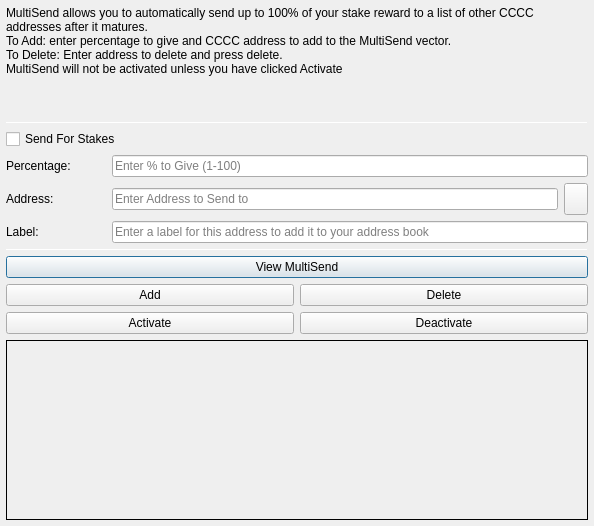
<?xml version="1.0" encoding="UTF-8"?>
<ui version="4.0">
 <class>MultiSendDialog</class>
 <widget class="QDialog" name="MultiSendDialog">
  <property name="windowModality">
   <enum>Qt::NonModal</enum>
  </property>
  <property name="geometry">
   <rect>
    <x>0</x>
    <y>0</y>
    <width>594</width>
    <height>526</height>
   </rect>
  </property>
  <property name="windowTitle">
   <string>MultiSend</string>
  </property>
  <layout class="QVBoxLayout" name="verticalLayout" stretch="0">
   <property name="leftMargin">
    <number>6</number>
   </property>
   <property name="topMargin">
    <number>6</number>
   </property>
   <property name="rightMargin">
    <number>6</number>
   </property>
   <property name="bottomMargin">
    <number>6</number>
   </property>
   <item>
    <layout class="QVBoxLayout" name="verticalLayout_Main" stretch="1,1,1,0,1,1,1">
     <item>
      <widget class="QLabel" name="label_2">
       <property name="lineWidth">
        <number>1</number>
       </property>
       <property name="text">
        <string>MultiSend allows you to automatically send up to 100% of your stake reward to a list of other CCCC addresses after it matures.
To Add: enter percentage to give and CCCC address to add to the MultiSend vector.
To Delete: Enter address to delete and press delete.
MultiSend will not be activated unless you have clicked Activate</string>
       </property>
       <property name="alignment">
        <set>Qt::AlignLeading|Qt::AlignLeft|Qt::AlignTop</set>
       </property>
       <property name="wordWrap">
        <bool>true</bool>
       </property>
      </widget>
     </item>
     <item>
      <widget class="Line" name="line">
       <property name="minimumSize">
        <size>
         <width>0</width>
         <height>1</height>
        </size>
       </property>
       <property name="maximumSize">
        <size>
         <width>16777215</width>
         <height>1</height>
        </size>
       </property>
       <property name="orientation">
        <enum>Qt::Horizontal</enum>
       </property>
      </widget>
     </item>
     <item>
      <layout class="QVBoxLayout" name="verticalLayout_Settings">
       <item>
        <layout class="QHBoxLayout" name="horizontalLayout">
         <item>
          <widget class="QCheckBox" name="multiSendStakeCheckBox">
           <property name="text">
            <string>Send For Stakes</string>
           </property>
          </widget>
         </item>
        </layout>
       </item>
       <item>
        <layout class="QHBoxLayout" name="horizontalLayout_6">
         <item>
          <widget class="QLabel" name="label">
           <property name="minimumSize">
            <size>
             <width>100</width>
             <height>0</height>
            </size>
           </property>
           <property name="toolTip">
            <string>Percentage of stake to send</string>
           </property>
           <property name="text">
            <string>Percentage:</string>
           </property>
          </widget>
         </item>
         <item>
          <widget class="QLineEdit" name="multiSendPercentEdit">
           <property name="toolTip">
            <string>Enter whole numbers 1 - 100</string>
           </property>
           <property name="placeholderText">
            <string>Enter % to Give (1-100)</string>
           </property>
          </widget>
         </item>
        </layout>
       </item>
       <item>
        <layout class="QHBoxLayout" name="horizontalLayout_7">
         <item>
          <widget class="QLabel" name="label_5">
           <property name="minimumSize">
            <size>
             <width>100</width>
             <height>0</height>
            </size>
           </property>
           <property name="toolTip">
            <string>Address to send portion of stake to</string>
           </property>
           <property name="text">
            <string>Address:</string>
           </property>
          </widget>
         </item>
         <item>
          <widget class="QLineEdit" name="multiSendAddressEdit">
           <property name="toolTip">
            <string/>
           </property>
           <property name="placeholderText">
            <string>Enter Address to Send to</string>
           </property>
          </widget>
         </item>
         <item>
          <widget class="QToolButton" name="addressBookButton">
           <property name="maximumSize">
            <size>
             <width>16777215</width>
             <height>32</height>
            </size>
           </property>
           <property name="toolTip">
            <string>Choose an address from the address book</string>
           </property>
           <property name="text">
            <string/>
           </property>
           <property name="icon">
            <iconset resource="../pivx.qrc">
             <normaloff>:/icons/address-book</normaloff>:/icons/address-book</iconset>
           </property>
           <property name="shortcut">
            <string>Alt+A</string>
           </property>
          </widget>
         </item>
        </layout>
       </item>
      </layout>
     </item>
     <item>
      <layout class="QHBoxLayout" name="horizontalLayout_3">
       <item>
        <widget class="QLabel" name="label_3">
         <property name="minimumSize">
          <size>
           <width>100</width>
           <height>0</height>
          </size>
         </property>
         <property name="text">
          <string>Label:</string>
         </property>
        </widget>
       </item>
       <item>
        <widget class="QLineEdit" name="labelAddressLabelEdit">
         <property name="placeholderText">
          <string>Enter a label for this address to add it to your address book</string>
         </property>
        </widget>
       </item>
      </layout>
     </item>
     <item>
      <widget class="Line" name="line_2">
       <property name="minimumSize">
        <size>
         <width>0</width>
         <height>1</height>
        </size>
       </property>
       <property name="maximumSize">
        <size>
         <width>16777215</width>
         <height>1</height>
        </size>
       </property>
       <property name="orientation">
        <enum>Qt::Horizontal</enum>
       </property>
      </widget>
     </item>
     <item>
      <layout class="QVBoxLayout" name="verticalLayout_Buttons">
       <item>
        <layout class="QHBoxLayout" name="horizontalLayout_4">
         <item>
          <widget class="QPushButton" name="viewButton">
           <property name="toolTip">
            <string/>
           </property>
           <property name="statusTip">
            <string>View MultiSend Vector</string>
           </property>
           <property name="text">
            <string>View MultiSend</string>
           </property>
          </widget>
         </item>
        </layout>
       </item>
       <item>
        <layout class="QHBoxLayout" name="horizontalLayout_2">
         <item>
          <widget class="QPushButton" name="addButton">
           <property name="toolTip">
            <string/>
           </property>
           <property name="statusTip">
            <string>Add to MultiSend Vector</string>
           </property>
           <property name="text">
            <string>Add</string>
           </property>
          </widget>
         </item>
         <item>
          <widget class="QPushButton" name="deleteButton">
           <property name="toolTip">
            <string/>
           </property>
           <property name="statusTip">
            <string>Delete Address From MultiSend Vector</string>
           </property>
           <property name="text">
            <string>Delete</string>
           </property>
          </widget>
         </item>
        </layout>
       </item>
       <item>
        <layout class="QHBoxLayout" name="horizontalLayout_5">
         <item>
          <widget class="QPushButton" name="activateButton">
           <property name="statusTip">
            <string>Activate MultiSend</string>
           </property>
           <property name="text">
            <string>Activate</string>
           </property>
          </widget>
         </item>
         <item>
          <widget class="QPushButton" name="disableButton">
           <property name="statusTip">
            <string>Deactivate MultiSend</string>
           </property>
           <property name="text">
            <string>Deactivate</string>
           </property>
          </widget>
         </item>
        </layout>
       </item>
      </layout>
     </item>
     <item>
      <widget class="QLabel" name="message">
       <property name="minimumSize">
        <size>
         <width>0</width>
         <height>180</height>
        </size>
       </property>
       <property name="frameShape">
        <enum>QFrame::Panel</enum>
       </property>
       <property name="frameShadow">
        <enum>QFrame::Plain</enum>
       </property>
       <property name="lineWidth">
        <number>1</number>
       </property>
       <property name="midLineWidth">
        <number>1</number>
       </property>
       <property name="text">
        <string/>
       </property>
       <property name="alignment">
        <set>Qt::AlignLeading|Qt::AlignLeft|Qt::AlignTop</set>
       </property>
       <property name="wordWrap">
        <bool>true</bool>
       </property>
      </widget>
     </item>
    </layout>
   </item>
  </layout>
 </widget>
 <resources>
  <include location="../pivx.qrc"/>
 </resources>
 <connections/>
</ui>
